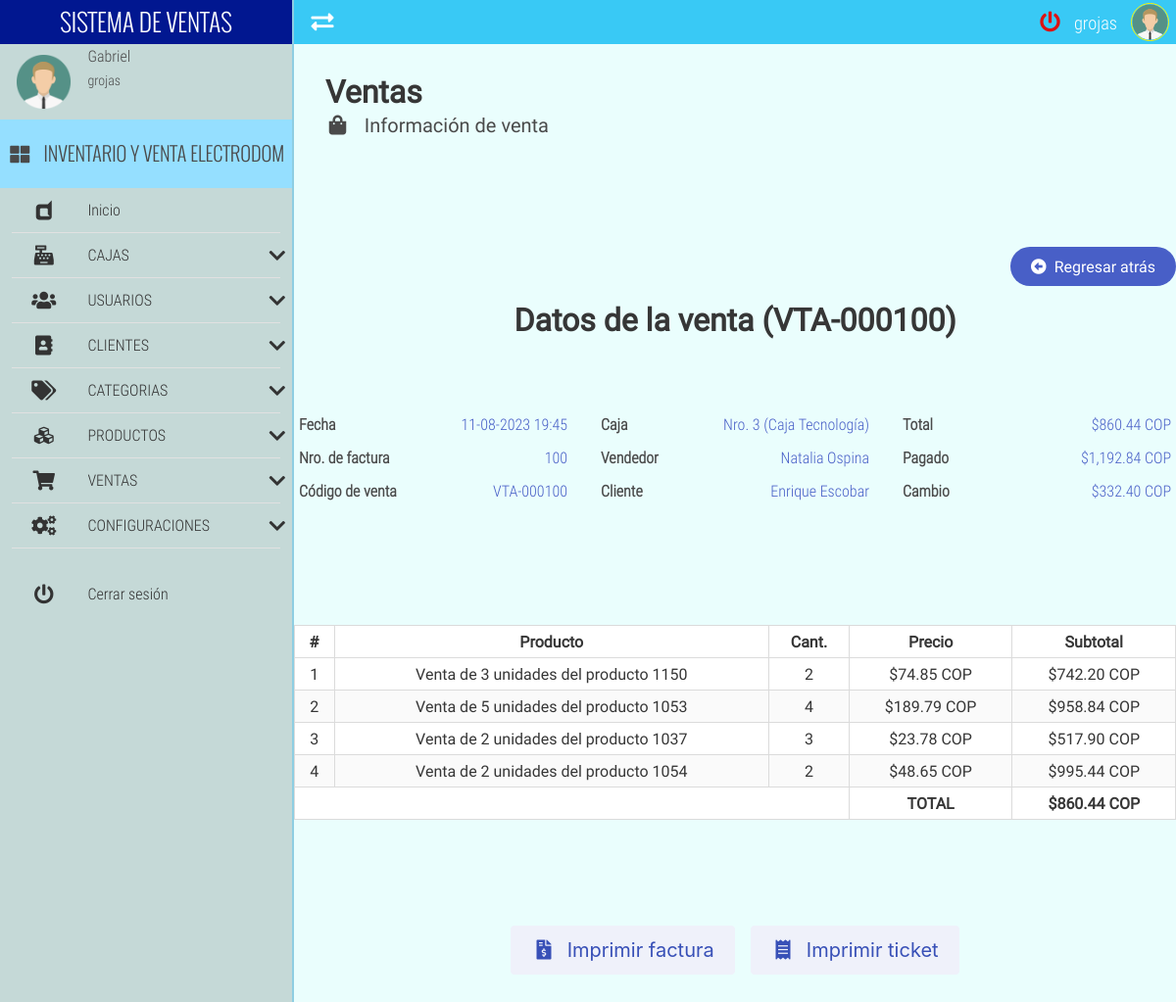
The page /saleDetail/VTA-000100/ (signed in) on the database its author committed.
### tables this page shows
CREATE TABLE IF NOT EXISTS `venta` (
  `venta_id` int NOT NULL AUTO_INCREMENT,
  `venta_codigo` varchar(200) NOT NULL,
  `venta_fecha` date NOT NULL,
  `venta_hora` varchar(17) NOT NULL,
  `venta_total` decimal(30,2) NOT NULL,
  `venta_pagado` decimal(30,2) NOT NULL,
  `venta_cambio` decimal(30,2) NOT NULL,
  `usuario_id` int NOT NULL,
  `cliente_id` int NOT NULL,
  `caja_id` int NOT NULL,
  PRIMARY KEY (`venta_id`),
  UNIQUE KEY `venta_codigo` (`venta_codigo`),
  KEY `usuario_id` (`usuario_id`),
  KEY `cliente_id` (`cliente_id`),
  KEY `caja_id` (`caja_id`)
);

CREATE TABLE IF NOT EXISTS `caja` (
  `caja_id` int NOT NULL AUTO_INCREMENT,
  `caja_numero` int NOT NULL,
  `caja_nombre` varchar(100) NOT NULL,
  `caja_efectivo` decimal(30,2) NOT NULL,
  PRIMARY KEY (`caja_id`)
);

CREATE TABLE IF NOT EXISTS `usuario` (
  `usuario_id` int NOT NULL AUTO_INCREMENT,
  `usuario_nombre` varchar(50) NOT NULL,
  `usuario_apellido` varchar(50) NOT NULL,
  `usuario_email` varchar(50) NOT NULL,
  `usuario_usuario` varchar(30) NOT NULL,
  `usuario_clave` varchar(535) NOT NULL,
  `usuario_foto` varchar(200) NOT NULL,
  `caja_id` int NOT NULL,
  PRIMARY KEY (`usuario_id`),
  KEY `caja_id` (`caja_id`)
);

CREATE TABLE IF NOT EXISTS `cliente` (
  `cliente_id` int NOT NULL AUTO_INCREMENT,
  `cliente_tipo_documento` varchar(20) NOT NULL,
  `cliente_numero_documento` varchar(35) NOT NULL,
  `cliente_nombre` varchar(50) NOT NULL,
  `cliente_apellido` varchar(50) NOT NULL,
  `cliente_provincia` varchar(30) NOT NULL,
  `cliente_ciudad` varchar(30) NOT NULL,
  `cliente_direccion` varchar(70) NOT NULL,
  `cliente_telefono` varchar(20) NOT NULL,
  `cliente_email` varchar(50) NOT NULL,
  PRIMARY KEY (`cliente_id`)
);

CREATE TABLE IF NOT EXISTS `venta_detalle` (
  `venta_detalle_id` int NOT NULL AUTO_INCREMENT,
  `venta_detalle_cantidad` int NOT NULL,
  `venta_detalle_precio_compra` decimal(30,2) NOT NULL,
  `venta_detalle_precio_venta` decimal(30,2) NOT NULL,
  `venta_detalle_total` decimal(30,2) NOT NULL,
  `venta_detalle_descripcion` varchar(200) NOT NULL,
  `venta_codigo` varchar(200) NOT NULL,
  `producto_id` int NOT NULL,
  PRIMARY KEY (`venta_detalle_id`),
  KEY `venta_id` (`venta_codigo`),
  KEY `producto_id` (`producto_id`)
);

### autoload.php (called while the page is built, shortened)
<?php
    spl_autoload_register(function($clase){
        $archivo= __DIR__."/".$clase.".php";
        $archivo=str_replace("\\","/",$archivo);
    });

### app/models/mainModel.php (called while the page is built, shortened)
<?php
	class mainModel{
		private $server=DB_SERVER;
		private $db=DB_NAME;
		private $user=DB_USER;
		private $pass=DB_PASS;
		protected function conectar(){
			$conexion = new PDO("mysql:host=".$this->server.";dbname=".$this->db,$this->user,$this->pass);
			$conexion->exec("SET CHARACTER SET utf8");
			return $conexion;
		}
		public function limpiarCadena($cadena){
			$palabras=["<script>","</script>","<script src","<script type=","SELECT * FROM","SELECT "," SELECT ","DELETE FROM","INSERT INTO","DROP TABLE","DROP DATABASE","TRUNCATE TABLE","SHOW TABLES","SHOW DATABASES","<?php","?>","--","^","<",">","==",";","::"];
			$cadena=trim($cadena);
			$cadena=stripslashes($cadena);
			$cadena=trim($cadena);
			$cadena=stripslashes($cadena);
			return $cadena;
		}
        public function seleccionarDatos($tipo,$tabla,$campo,$id){
			$tipo=$this->limpiarCadena($tipo);
			$tabla=$this->limpiarCadena($tabla);
			$campo=$this->limpiarCadena($campo);
			$id=$this->limpiarCadena($id);
            if($tipo=="Unico"){
                $sql=$this->conectar()->prepare("SELECT * FROM $tabla WHERE $campo=:ID");
                $sql->bindParam(":ID",$id);
            }elseif($tipo=="Normal"){
                $sql=$this->conectar()->prepare("SELECT $campo FROM $tabla");
            }
            $sql->execute();
            return $sql;
		}
	}

### app/views/content/saleDetail-view.php (the view, shortened to what this page needs)
<div class="container is-fluid mb-6">
	<h1 class="title">Ventas</h1>
	<h2 class="subtitle"><i class="fas fa-shopping-bag fa-fw"></i> &nbsp; Información de venta</h2>
</div>
<div class="container pb-6 pt-6">
	<?php
		include "./app/views/inc/btn_back.php";
		$code=$insLogin->limpiarCadena($url[1]);
		$datos=$insLogin->seleccionarDatos("Normal","venta INNER JOIN cliente ON venta.cliente_id=cliente.cliente_id INNER JOIN usuario ON venta.usuario_id=usuario.usuario_id INNER JOIN caja ON venta.caja_id=caja.caja_id WHERE (venta_codigo='".$code."')","*",0);
		if($datos->rowCount()==1){
			$datos_venta=$datos->fetch();
	?>
	<h2 class="title has-text-centered">Datos de la venta <?php echo " (".$code.")"; ?></h2>
	<div class="columns pb-6 pt-6">
		<div class="column">
			<div class="full-width sale-details text-condensedLight">
				<div class="has-text-weight-bold">Fecha</div>
				<span class="has-text-link"><?php echo date("d-m-Y", strtotime($datos_venta['venta_fecha']))." ".$datos_venta['venta_hora']; ?></span>
			</div>
			<div class="full-width sale-details text-condensedLight">
				<div class="has-text-weight-bold">Nro. de factura</div>
				<span class="has-text-link"><?php echo $datos_venta['venta_id']; ?></span>
			</div>
			<div class="full-width sale-details text-condensedLight">
				<div class="has-text-weight-bold">Código de venta</div>
				<span class="has-text-link"><?php echo $datos_venta['venta_codigo']; ?></span>
			</div>
		</div>
		<div class="column">
			<div class="full-width sale-details text-condensedLight">
				<div class="has-text-weight-bold">Caja</div>
				<span class="has-text-link">Nro. <?php echo $datos_venta['caja_numero']." (".$datos_venta['caja_nombre']; ?>)</span>
			</div>
			<div class="full-width sale-details text-condensedLight">
				<div class="has-text-weight-bold">Vendedor</div>
				<span class="has-text-link"><?php echo $datos_venta['usuario_nombre']." ".$datos_venta['usuario_apellido']; ?></span>
			</div>
			<div class="full-width sale-details text-condensedLight">
				<div class="has-text-weight-bold">Cliente</div>
				<span class="has-text-link"><?php echo $datos_venta['cliente_nombre']." ".$datos_venta['cliente_apellido']; ?></span>
			</div>
		</div>
		<div class="column">
			<div class="full-width sale-details text-condensedLight">
				<div class="has-text-weight-bold">Total</div>
				<span class="has-text-link"><?php echo MONEDA_SIMBOLO.number_format($datos_venta['venta_total'],MONEDA_DECIMALES,MONEDA_SEPARADOR_DECIMAL,MONEDA_SEPARADOR_MILLAR).' '.MONEDA_NOMBRE; ?></span>
			</div>
			<div class="full-width sale-details text-condensedLight">
				<div class="has-text-weight-bold">Pagado</div>
				<span class="has-text-link"><?php echo MONEDA_SIMBOLO.number_format($datos_venta['venta_pagado'],MONEDA_DECIMALES,MONEDA_SEPARADOR_DECIMAL,MONEDA_SEPARADOR_MILLAR).' '.MONEDA_NOMBRE; ?></span>
			</div>
			<div class="full-width sale-details text-condensedLight">
				<div class="has-text-weight-bold">Cambio</div>
				<span class="has-text-link"><?php echo MONEDA_SIMBOLO.number_format($datos_venta['venta_cambio'],MONEDA_DECIMALES,MONEDA_SEPARADOR_DECIMAL,MONEDA_SEPARADOR_MILLAR).' '.MONEDA_NOMBRE; ?></span>
			</div>
		</div>
	</div>
	<div class="columns pb-6 pt-6">
		<div class="column">
			<div class="table-container">
                <table class="table is-bordered is-striped is-narrow is-hoverable is-fullwidth">
                    <thead>
                        <tr>
                            <th class="has-text-centered">#</th>
                            <th class="has-text-centered">Producto</th>
                            <th class="has-text-centered">Cant.</th>
                            <th class="has-text-centered">Precio</th>
                            <th class="has-text-centered">Subtotal</th>
                        </tr>
                    </thead>
                    <tbody>
                        <?php
                        	$detalle_venta=$insLogin->seleccionarDatos("Normal","venta_detalle WHERE venta_codigo='".$datos_venta['venta_codigo']."'","*",0);
                            if($detalle_venta->rowCount()>=1){
                                $detalle_venta=$detalle_venta->fetchAll();
                            	$cc=1;
                                foreach($detalle_venta as $detalle){
                        ?>
                        <tr class="has-text-centered" >
                            <td><?php echo $cc; ?></td>
                            <td><?php echo $detalle['venta_detalle_descripcion']; ?></td>
                            <td><?php echo $detalle['venta_detalle_cantidad']; ?></td>
                            <td><?php echo MONEDA_SIMBOLO.number_format($detalle['venta_detalle_precio_venta'],MONEDA_DECIMALES,MONEDA_SEPARADOR_DECIMAL,MONEDA_SEPARADOR_MILLAR)." ".MONEDA_NOMBRE; ?></td>
                            <td><?php echo MONEDA_SIMBOLO.number_format($detalle['venta_detalle_total'],MONEDA_DECIMALES,MONEDA_SEPARADOR_DECIMAL,MONEDA_SEPARADOR_MILLAR)." ".MONEDA_NOMBRE; ?></td>
                        </tr>
                        <?php
                                $cc++;
                            }
                        ?>
                        <tr class="has-text-centered" >
                            <td colspan="3"></td>
                            <td class="has-text-weight-bold">
                                TOTAL
                            </td>
                            <td class="has-text-weight-bold">
                                <?php echo MONEDA_SIMBOLO.number_format($datos_venta['venta_total'],MONEDA_DECIMALES,MONEDA_SEPARADOR_DECIMAL,MONEDA_SEPARADOR_MILLAR)." ".MONEDA_NOMBRE; ?>
                            </td>
                        </tr>
                        <?php } ?>
                    </tbody>
                </table>
            </div>
		</div>
	</div>
	<div class="columns pb-6 pt-6">
		<p class="has-text-centered full-width">
			<?php
			echo '<button type="button" class="button is-link is-light is-medium" onclick="print_invoice(\''.APP_URL.'app/pdf/invoice.php?code='.$datos_venta['venta_codigo'].'\')" title="Imprimir factura Nro. '.$datos_venta['venta_id'].'" >
			<i class="fas fa-file-invoice-dollar fa-fw"></i> &nbsp; Imprimir factura
			</button> &nbsp;&nbsp;
			<button type="button" class="button is-link is-light is-medium" onclick="print_ticket(\''.APP_URL.'app/pdf/ticket.php?code='.$datos_venta['venta_codigo'].'\')" title="Imprimir ticket Nro. '.$datos_venta['venta_id'].'" ><i class="fas fa-receipt fa-fw"></i> &nbsp; Imprimir ticket</button>';
			?>
		</p>
	</div>
	<?php
		}else{
			include "./app/views/inc/error_alert.php";
		}
	?>
</div>

### app/views/css/all.css (style rules this page uses)
.fa-fw { text-align: center; width: 1.25em; }
.fa-file-invoice-dollar:before { content: "\f571"; }
.fa-receipt:before { content: "\f543"; }
.fa-shopping-bag:before { content: "\f290"; }
.fa, .fas { font-family: 'Font Awesome 5 Free'; font-weight: 900; }

### app/views/css/estilos.css (style rules this page uses)
body,html { height: 100%; width: 100%; margin: 0; padding: 0; font-size: 16px; font-family: "RobotoRegular"; position: relative; background-color: #fff; }
.text-condensedLight { font-family: "RobotoCondensedLight"; }
.sale-details { display: flex; justify-content: space-between; transition: all .3s ease-in-out; padding: 5px; }

### rows shown on the page
venta: venta_fecha "11-08-2023", venta_hora "19:45", venta_id "100", venta_codigo "VTA-000100", caja.caja_numero "3", caja.caja_nombre "Caja Tecnología", usuario.usuario_nombre "Natalia", usuario.usuario_apellido "Ospina", cliente.cliente_nombre "Enrique", cliente.cliente_apellido "Escobar", venta_total "860.44", venta_pagado "1,192.84", venta_cambio "332.40"
venta_detalle: venta_detalle_descripcion "Venta de 3 unidades del producto 1150", venta_detalle_cantidad "2", venta_detalle_precio_venta "74.85", venta_detalle_total "742.20"
venta_detalle: venta_detalle_descripcion "Venta de 5 unidades del producto 1053", venta_detalle_cantidad "4", venta_detalle_precio_venta "189.79", venta_detalle_total "958.84"
venta_detalle: venta_detalle_descripcion "Venta de 2 unidades del producto 1037", venta_detalle_cantidad "3", venta_detalle_precio_venta "23.78", venta_detalle_total "517.90"
venta_detalle: venta_detalle_descripcion "Venta de 2 unidades del producto 1054", venta_detalle_cantidad "2", venta_detalle_precio_venta "48.65", venta_detalle_total "995.44"

### other values the page prints
$_SESSION['nombre'] "Gabriel"
$_SESSION['usuario'] "grojas"
APP_NAME "INVENTARIO Y VENTA ELECTRODOM"
$code "VTA-000100"
MONEDA_SIMBOLO "$"
MONEDA_NOMBRE "COP"
